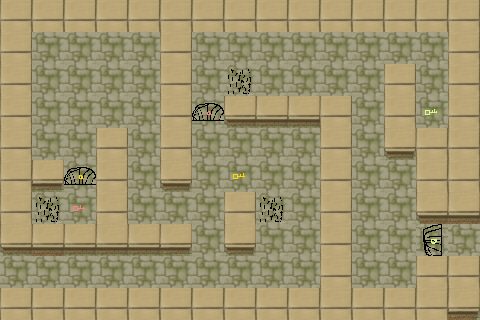

Below is a game level as drawn by its tile map, then a one-line description and the .tmx file that defines it, in full:
An orthogonal 15x10 tile map with 32x32 px tiles, 2 tile layers (base, interaction).

<map version="1.8" tiledversion="1.8.5" orientation="orthogonal" renderorder="right-down" width="15" height="10" tilewidth="32" tileheight="32" infinite="0" nextlayerid="3" nextobjectid="1">
 <tileset firstgid="1" source="1.tsx" />
 <layer id="1" name="base" width="15" height="10">
  <data encoding="csv">
23,23,23,23,23,23,23,23,23,23,23,23,23,23,23,
23,1,1,1,1,23,1,1,1,1,1,1,1,1,23,
23,1,1,1,1,23,1,14,1,1,1,1,23,1,23,
23,1,1,1,1,23,9,27,29,29,23,1,23,1,23,
23,1,1,23,1,23,1,1,1,1,23,1,25,23,23,
23,31,5,23,1,25,1,1,1,1,23,1,1,23,23,
23,14,1,23,1,1,1,23,14,1,23,1,1,26,28,
27,28,29,29,29,31,1,25,1,1,23,1,1,13,15,
1,1,1,1,1,1,1,1,1,1,23,1,1,23,23,
23,23,23,23,23,23,23,23,23,23,23,23,23,23,30
</data>
 </layer>
 <layer id="2" name="interaction" width="15" height="10">
  <data encoding="csv">
0,0,0,0,0,0,0,0,0,0,0,0,0,0,0,
0,0,0,0,0,0,0,0,0,0,0,0,0,0,0,
0,0,0,0,0,0,0,0,0,0,0,0,0,0,0,
0,0,0,0,0,0,0,0,0,0,0,0,0,21,0,
0,0,0,0,0,0,0,0,0,0,0,0,0,0,0,
0,0,0,0,0,0,0,19,0,0,0,0,0,0,0,
0,0,20,0,0,0,0,0,0,0,0,0,0,0,0,
0,0,0,0,0,0,0,0,0,0,0,0,0,0,0,
0,0,0,0,0,0,0,0,0,0,0,0,0,0,0,
0,0,0,0,0,0,0,0,0,0,0,0,0,0,0
</data>
 </layer>
</map>
